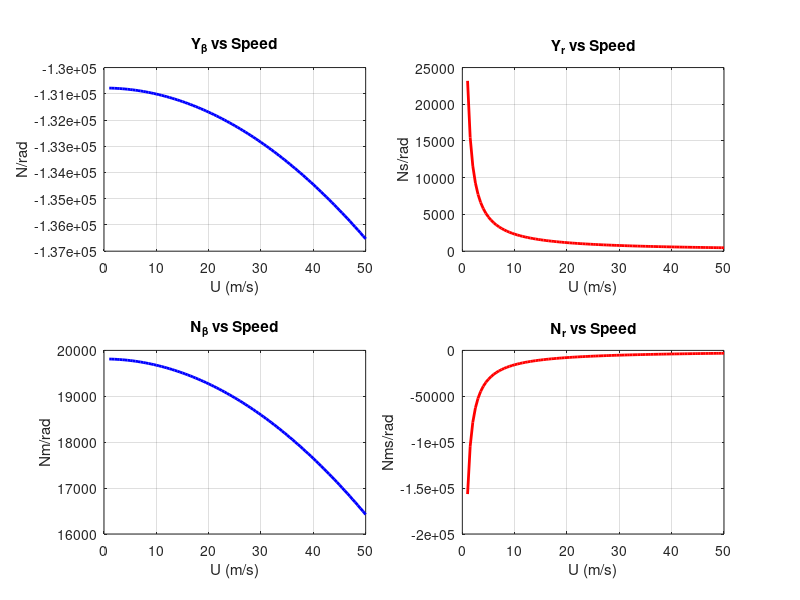
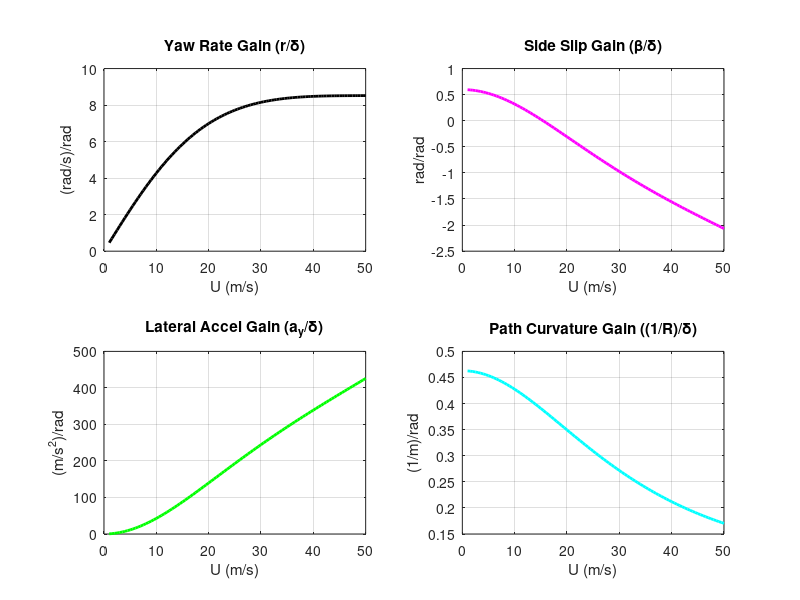

The MATLAB source for these figures, in order:
% % % % % Generalized Magic Formula Tire Model Characteristics
% % % % clear; clc;
% % % % 
% % % % % Define the range of input slip angles (degrees)
% % % % X = -20:0.1:20; 
% % % % 
% % % % % Define three different normal loads (Newtons)
% % % % Fz_loads = [3000, 5000, 7000];
% % % % 
% % % % % Create a new figure and hold for multiple plots
% % % % figure('Name', 'Magic Formula Tire Characteristics', 'Color', 'w');
% % % % hold on; grid on;
% % % % 
% % % % % Loop through each normal load to calculate and plot characteristics
% % % % for i = 1:length(Fz_loads)
% % % %     Fz = Fz_loads(i);
% % % % 
% % % %     % Generalized empirical relations for parameters based on normal load Fz.
% % % %     % In a real application (like Q1g), these are defined by specific polynomials.
% % % %     D = 1.1 * Fz;               % Peak factor (roughly proportional to load)
% % % %     C = 1.3;                    % Shape factor (typically ~1.3 for lateral force)
% % % %     BCD = 15 * Fz;              % Cornering stiffness dependency on load
% % % %     B = BCD / (C * D);          % Stiffness factor
% % % %     E = -0.5;                   % Curvature factor
% % % %     Sh = 0;                     % Horizontal shift
% % % %     Sv = 0;                     % Vertical shift
% % % % 
% % % %     % Apply horizontal shift
% % % %     x = X + Sh;
% % % % 
% % % %     % Magic Formula Equation
% % % %     Y = D * sin(C * atan(B.*x - E.*(B.*x - atan(B.*x)))) + Sv;
% % % % 
% % % %     % Plot the characteristic curve
% % % %     plot(X, Y, 'LineWidth', 2, 'DisplayName', sprintf('F_z = %.1f kN', Fz/1000));
% % % % end
% % % % 
% % % % % Formatting the plot for the report
% % % % title('Tire Lateral Force vs. Slip Angle at Various Normal Loads');
% % % % xlabel('Slip Angle, \alpha (Degrees)');
% % % % ylabel('Lateral Force, F_y (Newtons)');
% % % % legend('Location', 'SouthEast');
% % % % hold off;
% % % 
% % % % ME5670 Assignment 2 - Q2(c)
% % % % Stability Condition and Safe Slip Ratio Analysis
% % % clear; clc;
% % % 
% % % % Define slip ratio range
% % % lambda = 0:0.001:0.4; 
% % % 
% % % % Define Magic Formula approximated parameters for Dry and Icy roads
% % % % Mu(lambda) = D * sin(C * atan(B * lambda))
% % % % Parameters: [B, C, D]
% % % params_dry = [15, 1.4, 0.85]; 
% % % params_ice = [30, 1.2, 0.15]; 
% % % 
% % % % Calculate Mu for both conditions
% % % mu_dry = params_dry(3) * sin(params_dry(2) * atan(params_dry(1) * lambda));
% % % mu_ice = params_ice(3) * sin(params_ice(2) * atan(params_ice(1) * lambda));
% % % 
% % % % Calculate the stability derivative (d(mu)/d(lambda)) using numerical gradient
% % % dmu_dlambda_dry = gradient(mu_dry, lambda);
% % % dmu_dlambda_ice = gradient(mu_ice, lambda);
% % % 
% % % % Find Safe Slip Ratios (Peak Mu where derivative crosses 0)
% % % [~, peak_idx_dry] = max(mu_dry);
% % % lambda_safe_dry = lambda(peak_idx_dry);
% % % 
% % % [~, peak_idx_ice] = max(mu_ice);
% % % lambda_safe_ice = lambda(peak_idx_ice);
% % % 
% % % % --- Plotting ---
% % % figure('Name', 'Longitudinal Stability Conditions', 'Color', 'w');
% % % 
% % % % Plot Dry Pavement
% % % subplot(2,1,1);
% % % hold on; grid on;
% % % plot(lambda, mu_dry, 'k', 'LineWidth', 2);
% % % plot(lambda, dmu_dlambda_dry, 'b--', 'LineWidth', 1.5);
% % % xline(lambda_safe_dry, 'r', 'LineWidth', 1.5, 'Label', 'Safe Slip Limit');
% % % title('Dry Pavement Stability Condition');
% % % xlabel('Longitudinal Slip Ratio (\lambda)');
% % % ylabel('\mu and d\mu/d\lambda');
% % % legend('\mu (Adhesion)', 'Stability Gradient (d\mu/d\lambda)');
% % % text(0.05, 2, 'STABLE (d\mu/d\lambda > 0)', 'Color', 'b', 'FontWeight', 'bold');
% % % text(0.25, 2, 'UNSTABLE (d\mu/d\lambda < 0)', 'Color', 'r', 'FontWeight', 'bold');
% % % hold off;
% % % 
% % % % Plot Icy Road
% % % subplot(2,1,2);
% % % hold on; grid on;
% % % plot(lambda, mu_ice, 'k', 'LineWidth', 2);
% % % plot(lambda, dmu_dlambda_ice, 'b--', 'LineWidth', 1.5);
% % % xline(lambda_safe_ice, 'r', 'LineWidth', 1.5, 'Label', 'Safe Slip Limit');
% % % title('Icy Road Stability Condition');
% % % xlabel('Longitudinal Slip Ratio (\lambda)');
% % % ylabel('\mu and d\mu/d\lambda');
% % % legend('\mu (Adhesion)', 'Stability Gradient (d\mu/d\lambda)');
% % % hold off;
% % % 
% % % fprintf('Dry Road Safe Slip Ratio: %.3f\n', lambda_safe_dry);
% % % fprintf('Icy Road Safe Slip Ratio: %.3f\n', lambda_safe_ice);
% % 
% % % ME5670 Assignment 2 - Q4(a)
% % % Steady State Gains Calculation
% % clear; clc;
% % 
% % % Assumed Vehicle Parameters (Can be updated with specific values later)
% % m = 1500;           % Mass (kg)
% % L = 2.6;            % Wheelbase (m)
% % a = 1.2;            % CG to front axle (m)
% % b = L - a;          % CG to rear axle (m)
% % Cf = 60000;         % Front axle cornering stiffness (N/rad)
% % Cr = 65000;         % Rear axle cornering stiffness (N/rad)
% % 
% % % Velocity range from 0 to 40 m/s (approx 144 km/hr)
% % V = 0:1:40; 
% % 
% % % Calculate Understeer Gradient (Kus)
% % Kus = (m / L) * ((b / Cf) - (a / Cr));
% % fprintf('Understeer Gradient (Kus) = %.4f rad/(m/s^2)\n', Kus);
% % 
% % % Calculate Gains
% % Path_Gain = 1 ./ (L + Kus .* V.^2);             % (1/m)/rad
% % Accel_Gain = (V.^2) ./ (L + Kus .* V.^2);       % (m/s^2)/rad
% % 
% % % Plotting the Gains
% % figure('Name', 'Steady State Cornering Gains', 'Color', 'w');
% % 
% % subplot(2,1,1);
% % plot(V, Path_Gain, 'b', 'LineWidth', 2);
% % title('Path Curvature Gain vs. Velocity');
% % xlabel('Velocity (m/s)');
% % ylabel('Path Gain (1/R) / \delta');
% % grid on;
% % 
% % subplot(2,1,2);
% % plot(V, Accel_Gain, 'r', 'LineWidth', 2);
% % title('Lateral Acceleration Gain vs. Velocity');
% % xlabel('Velocity (m/s)');
% % ylabel('Acceleration Gain (a_y / \delta)');
% % grid on;
% 
% % ME5670 Assignment 2 - Q4(c)
% % Steady State Gains using Stability Derivatives
% clear; clc;
% 
% % Define symbolic variables for the derivatives
% syms m U Y_beta Y_r Y_delta N_beta N_r N_delta delta
% 
% % Define the steady-state system matrix A and input vector B
% A = [-Y_beta, (m*U - Y_r); 
%      -N_beta, -N_r];
% 
% B = [Y_delta; 
%      N_delta] * delta;
% 
% % Solve for the state vector X = [beta; r]
% % A * X = B  =>  X = inv(A) * B
% X = A \ B;
% 
% beta_ss = simplify(X(1));
% r_ss = simplify(X(2));
% 
% % Display Yaw Rate Gain (r/delta)
% Yaw_Rate_Gain = r_ss / delta;
% disp('Steady State Yaw Rate Gain (r/delta):');
% pretty(Yaw_Rate_Gain)

% ME5670 Assignment 2 - Q4(e)
% Stability Derivatives and Steady-State Gains vs. Velocity
clear; clc; close all;

% 1. Vehicle Parameters
m = 830;            % Mass (kg)
a = 0.87;           % CG to front axle (m)
b = 1.29;           % CG to rear axle (m)
L = a + b;          % Wheelbase (m)
Cf = 67369;         % Front cornering stiffness (N/rad)
Cr = 63411;         % Rear cornering stiffness (N/rad)
Mz1 = 2010;         % Front aligning torque stiffness (Nm/rad)
Mz2 = 1366;         % Rear aligning torque stiffness (Nm/rad)

% Aerodynamic Parameters
rho = 1.23;         % Air density (kg/m^3)
S = 1.7;            % Frontal area (m^2)
Cy_beta = -2.2;     % Lateral force coefficient
CMz_beta = -0.6;    % Yaw moment coefficient

% 2. Velocity Array (Avoid zero to prevent division by zero in Yr and Nr)
U = 1:0.5:50;       % Speed from 1 m/s to 50 m/s (~180 km/hr)

% 3. Calculate Stability Derivatives as functions of U
q = 0.5 * rho .* U.^2; % Dynamic Pressure

Y_beta  = -(Cf + Cr) + q .* S .* Cy_beta;
Y_r     = (1./U) .* (b * Cr - a * Cf);
Y_delta = Cf * ones(size(U)); 

N_beta  = -(a * Cf + Mz1) + (b * Cr - Mz2) + q .* S .* L .* CMz_beta;
N_r     = -(1./U) .* (a * (a * Cf + Mz1) + b * (b * Cr - Mz2));
N_delta = (a * Cf + Mz1) * ones(size(U));

% 4. Calculate Steady State Gains
% Determinant of the system matrix
Delta = Y_beta .* N_r + N_beta .* (m .* U - Y_r);

% Gains
Yaw_Gain   = (N_beta .* Y_delta - Y_beta .* N_delta) ./ Delta;
Slip_Gain  = (-Y_delta .* N_r - N_delta .* (m .* U - Y_r)) ./ Delta;
Accel_Gain = U .* Yaw_Gain;
Path_Gain  = (1./U) .* Yaw_Gain;

% 5. Plotting Results
figure('Name', 'Variation of Stability Derivatives', 'Color', 'w', 'Position', [100, 100, 800, 600]);
subplot(2,2,1); plot(U, Y_beta, 'b', 'LineWidth', 2); title('Y_\beta vs Speed'); xlabel('U (m/s)'); ylabel('N/rad'); grid on;
subplot(2,2,2); plot(U, Y_r, 'r', 'LineWidth', 2); title('Y_r vs Speed'); xlabel('U (m/s)'); ylabel('Ns/rad'); grid on;
subplot(2,2,3); plot(U, N_beta, 'b', 'LineWidth', 2); title('N_\beta vs Speed'); xlabel('U (m/s)'); ylabel('Nm/rad'); grid on;
subplot(2,2,4); plot(U, N_r, 'r', 'LineWidth', 2); title('N_r vs Speed'); xlabel('U (m/s)'); ylabel('Nms/rad'); grid on;

figure('Name', 'Vehicle Steady-State Gains', 'Color', 'w', 'Position', [150, 150, 800, 600]);
subplot(2,2,1); plot(U, Yaw_Gain, 'k', 'LineWidth', 2); title('Yaw Rate Gain (r/\delta)'); xlabel('U (m/s)'); ylabel('(rad/s)/rad'); grid on;
subplot(2,2,2); plot(U, Slip_Gain, 'm', 'LineWidth', 2); title('Side Slip Gain (\beta/\delta)'); xlabel('U (m/s)'); ylabel('rad/rad'); grid on;
subplot(2,2,3); plot(U, Accel_Gain, 'g', 'LineWidth', 2); title('Lateral Accel Gain (a_y/\delta)'); xlabel('U (m/s)'); ylabel('(m/s^2)/rad'); grid on;
subplot(2,2,4); plot(U, Path_Gain, 'c', 'LineWidth', 2); title('Path Curvature Gain ((1/R)/\delta)'); xlabel('U (m/s)'); ylabel('(1/m)/rad'); grid on;
